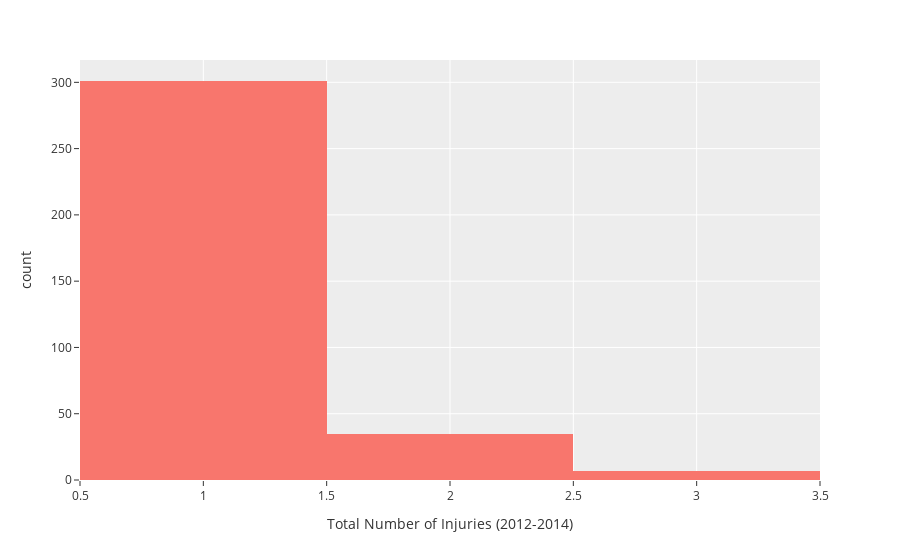

The notebook cell this image was saved under:
### Code cell
total_injuries_for_players = px.histogram(
    data_frame=head_injuries,
    x="Total Number of Injuries (2012-2014)",
    template="ggplot2",
)

total_injuries_for_players.show()

### Figure 1 — Plotly figure (JSON) as saved in the notebook; plotly's stock layout.template omitted (floating-point values rounded to 4 significant figures; data arrays with more than 128 entries replaced by an {"elided": "..."} marker saying what was removed)
{"data": [{"alignmentgroup": "True", "bingroup": "x", "hovertemplate": "Total Number of Injuries (2012-2014)=%{x}<br>count=%{y}<extra></extra>", "legendgroup": "", "marker": {"color": "#F8766D", "pattern": {"shape": ""}}, "name": "", "offsetgroup": "", "orientation": "v", "showlegend": false, "type": "histogram", "x": {"elided": "343 int values"}, "xaxis": "x", "yaxis": "y"}], "layout": {"barmode": "relative", "legend": {"tracegroupgap": 0}, "margin": {"t": 60}, "xaxis": {"anchor": "y", "domain": [0, 1], "title": {"text": "Total Number of Injuries (2012-2014)"}}, "yaxis": {"anchor": "x", "domain": [0, 1], "title": {"text": "count"}}}}
